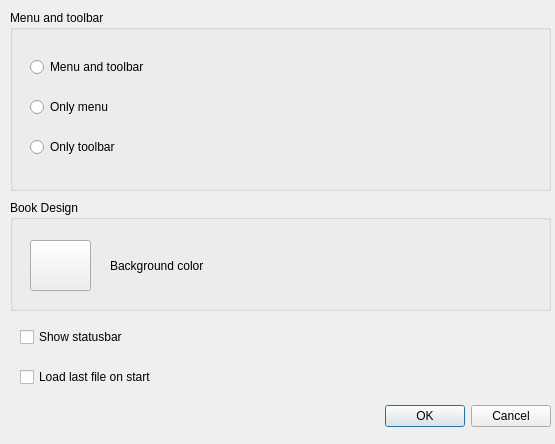
<?xml version="1.0" encoding="UTF-8"?>
<ui version="4.0">
 <class>QBRSettingsDialog</class>
 <widget class="QDialog" name="QBRSettingsDialog">
  <property name="geometry">
   <rect>
    <x>0</x>
    <y>0</y>
    <width>555</width>
    <height>444</height>
   </rect>
  </property>
  <property name="sizePolicy">
   <sizepolicy hsizetype="Preferred" vsizetype="Preferred">
    <horstretch>0</horstretch>
    <verstretch>0</verstretch>
   </sizepolicy>
  </property>
  <property name="windowTitle">
   <string>Dialog</string>
  </property>
  <property name="modal">
   <bool>true</bool>
  </property>
  <widget class="QDialogButtonBox" name="buttonBox">
   <property name="geometry">
    <rect>
     <x>210</x>
     <y>400</y>
     <width>341</width>
     <height>32</height>
    </rect>
   </property>
   <property name="orientation">
    <enum>Qt::Horizontal</enum>
   </property>
   <property name="standardButtons">
    <set>QDialogButtonBox::Cancel|QDialogButtonBox::Ok</set>
   </property>
  </widget>
  <widget class="QGroupBox" name="groupBox">
   <property name="geometry">
    <rect>
     <x>10</x>
     <y>10</y>
     <width>541</width>
     <height>181</height>
    </rect>
   </property>
   <property name="title">
    <string>Menu and toolbar</string>
   </property>
   <widget class="QRadioButton" name="uiMenuAndToolbar">
    <property name="geometry">
     <rect>
      <x>20</x>
      <y>40</y>
      <width>511</width>
      <height>34</height>
     </rect>
    </property>
    <property name="text">
     <string>Menu and toolbar</string>
    </property>
   </widget>
   <widget class="QRadioButton" name="uiMenuOnly">
    <property name="geometry">
     <rect>
      <x>20</x>
      <y>80</y>
      <width>511</width>
      <height>34</height>
     </rect>
    </property>
    <property name="text">
     <string>Only menu</string>
    </property>
   </widget>
   <widget class="QRadioButton" name="uiToolbarOnly">
    <property name="geometry">
     <rect>
      <x>20</x>
      <y>120</y>
      <width>511</width>
      <height>34</height>
     </rect>
    </property>
    <property name="text">
     <string>Only toolbar</string>
    </property>
   </widget>
  </widget>
  <widget class="QCheckBox" name="statusBarEnable">
   <property name="geometry">
    <rect>
     <x>20</x>
     <y>320</y>
     <width>521</width>
     <height>34</height>
    </rect>
   </property>
   <property name="text">
    <string>Show statusbar</string>
   </property>
  </widget>
  <widget class="QCheckBox" name="enableLoadLast">
   <property name="geometry">
    <rect>
     <x>20</x>
     <y>360</y>
     <width>521</width>
     <height>34</height>
    </rect>
   </property>
   <property name="text">
    <string>Load last file on start</string>
   </property>
  </widget>
  <widget class="QGroupBox" name="groupBox_2">
   <property name="geometry">
    <rect>
     <x>10</x>
     <y>200</y>
     <width>541</width>
     <height>111</height>
    </rect>
   </property>
   <property name="title">
    <string>Book Design</string>
   </property>
   <widget class="QPushButton" name="bgColorButton">
    <property name="geometry">
     <rect>
      <x>20</x>
      <y>40</y>
      <width>61</width>
      <height>51</height>
     </rect>
    </property>
    <property name="text">
     <string/>
    </property>
   </widget>
   <widget class="QLabel" name="bgColorLabel">
    <property name="geometry">
     <rect>
      <x>100</x>
      <y>50</y>
      <width>421</width>
      <height>31</height>
     </rect>
    </property>
    <property name="text">
     <string>Background color</string>
    </property>
   </widget>
  </widget>
 </widget>
 <resources/>
 <connections>
  <connection>
   <sender>buttonBox</sender>
   <signal>accepted()</signal>
   <receiver>QBRSettingsDialog</receiver>
   <slot>accept()</slot>
   <hints>
    <hint type="sourcelabel">
     <x>248</x>
     <y>400</y>
    </hint>
    <hint type="destinationlabel">
     <x>157</x>
     <y>274</y>
    </hint>
   </hints>
  </connection>
  <connection>
   <sender>buttonBox</sender>
   <signal>rejected()</signal>
   <receiver>QBRSettingsDialog</receiver>
   <slot>reject()</slot>
   <hints>
    <hint type="sourcelabel">
     <x>316</x>
     <y>400</y>
    </hint>
    <hint type="destinationlabel">
     <x>286</x>
     <y>274</y>
    </hint>
   </hints>
  </connection>
  <connection>
   <sender>bgColorButton</sender>
   <signal>clicked()</signal>
   <receiver>QBRSettingsDialog</receiver>
   <slot>bgColorChoose()</slot>
   <hints>
    <hint type="sourcelabel">
     <x>60</x>
     <y>265</y>
    </hint>
    <hint type="destinationlabel">
     <x>277</x>
     <y>221</y>
    </hint>
   </hints>
  </connection>
 </connections>
 <slots>
  <slot>bgColorChoose()</slot>
 </slots>
</ui>
